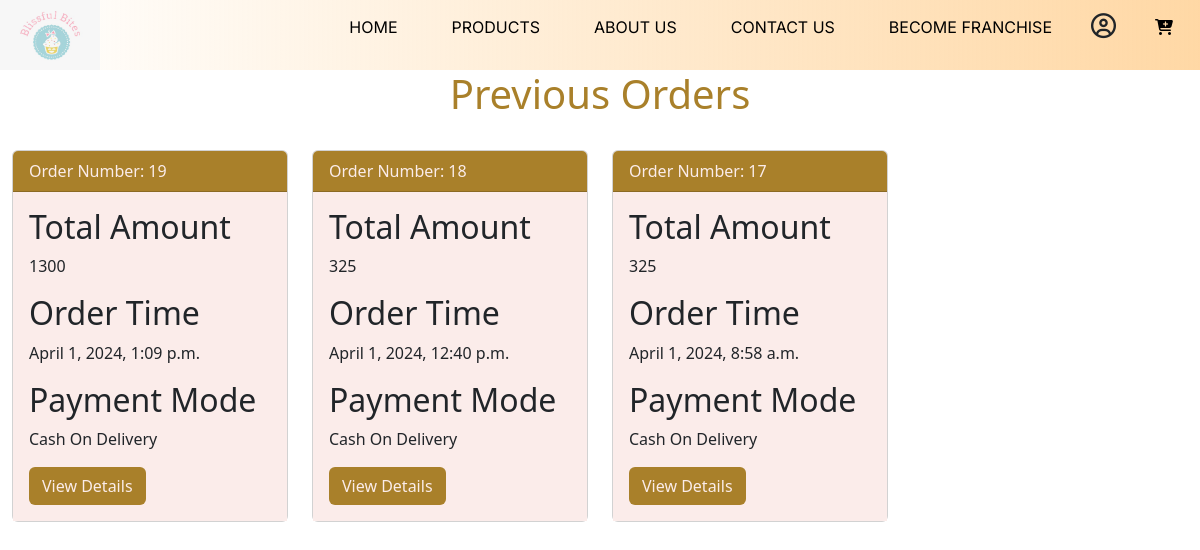
/OrderHistory/ (signed in), run on the app's committed database.
### User/models.py (models this page shows)
class User_Orders(models.Model):
    email = models.ForeignKey(userDetails, on_delete=models.CASCADE)
    total_amount = models.IntegerField()
    order_time = models.DateTimeField()

### blissfull_bites/views.py (the view)
# urls.py: path("OrderHistory/", views.getUserOrders, name="orderHistory"),
def getUserOrders(req):
    orders = User_Orders.objects.filter(email=req.session.get("email")).order_by("-id")
    return render(req,"userOrders.html",{'orders':orders, 'loginID': req.session.get('email')})

### templates/userOrders.html (shortened to what this page needs)
<!DOCTYPE html>
<html lang="en">
<head>
    <link rel="stylesheet" type="text/css"
        href="https://cdn.jsdelivr.net/npm/bootstrap@5.3.2/dist/css/bootstrap.min.css">
    <link rel="stylesheet" type="text/css"
        href="https://cdnjs.cloudflare.com/ajax/libs/font-awesome/6.5.1/css/all.min.css">
    <link rel="stylesheet" type="text/css" href="/static/styles/header.css">
    <link rel="stylesheet" type="text/css" href="/static/styles/footer.css">
    <link rel="stylesheet" type="text/css" href="/static/styles/slider.css">
    <link rel="stylesheet" type="text/css" href="/static/styles/categories.css">
</head>
<body>
    {% include 'header.html' %}
    <div class="row text-center t-color">
        <h1>Previous Orders<h1>
    </div>
    <div class="container-fluid">
        <div class="row row-cols-1 row-cols-md-3 row-cols-lg-4">
            {% for order in orders %}
            <div class="col mt-3">
                <div class="card h-100 ">
                    <div class="card-header" style=" background-color: #a9802a;color:#fbecea;">Order Number:
                        {{order.id}}</div>
                    <div class="card-body t-back">
                        <div class="detail">
                            <h2>Total Amount</h2>
                            <p>{{order.total_amount}}</p>
                        </div>
                        <div class="detail">
                            <h2>Order Time</h2>
                            <p>{{order.order_time}}</p>
                        </div>
                        <div class="detail">
                            <h2>Payment Mode</h2>
                            <p>Cash On Delivery</p>
                        </div>
                        <a href="/OrderHistory/OrderDetails/{{order.id}}" class="btn "
                            style="background-color: #a9802a;color:#fbecea;">View Details</a>
                    </div>
                </div>
            </div>
            {% endfor %}
        </div>
    </div>
</body>
</html>

### static/styles/universal.css (style rules this page uses)
* { margin: 0; padding: 0; box-sizing: border-box; }
body { position: relative; }
a { text-decoration: none; }

### templates/userOrders.html (style rules this page uses)
.t-color { color: #a9802a; }
.t-back { background-color: #fbecea; }

### data on the page
User_Orders: id "19", total_amount "1300", order_time "April 1, 2024, 1:09 p.m."
User_Orders: id "18", total_amount "325", order_time "April 1, 2024, 12:40 p.m."
User_Orders: id "17", total_amount "325", order_time "April 1, 2024, 8:58 a.m."
